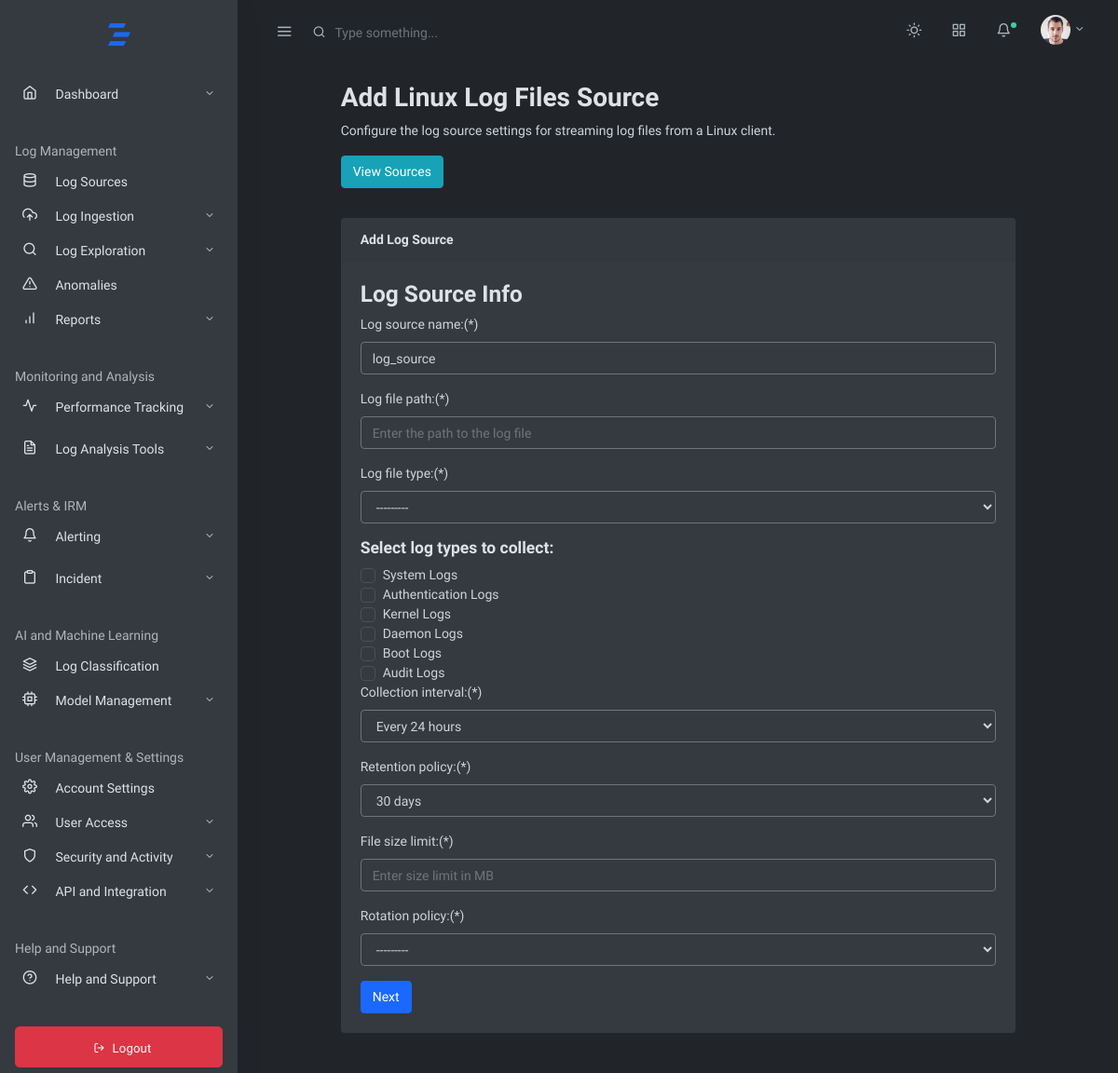
Page /home/linux/logfilestreams/ on the committed database.
### log_management_app/models.py (models this page shows, shortened)
class LinuxLogType(models.Model):
    LOG_TYPE_CHOICES = [
        ('system', 'System'),
        ('security', 'Security'),
        ('setup', 'Setup'),
        ('application', 'Application'),
    ]
    name = models.CharField(max_length=20, unique=True)

### log_management_app/views.py (the view)
# urls.py: path('home/linux/logfilestreams/',views.linuxlogfilestreams,name='linuxlogfilestreams'),
def linuxlogfilestreams(request):
    if request.method == 'POST':
        logfileform = LinuxFileLogSourceForm(request.POST)
        if logfileform.is_valid():
            log_source = logfileform.save(commit=False)
            log_source.save()
            logfileform.save_m2m()
            return redirect('lin_streamlogfiles')
    else:
        logfileform = LinuxFileLogSourceForm()
    all_log_types = LinuxLogType.objects.all()
    selected_log_type_ids = logfileform.instance.log_type.values_list('id', flat=True) if logfileform.instance.pk else []
    context = {
        'logfileform': logfileform,
        'selected_log_type_ids': selected_log_type_ids,
        'all_log_types': all_log_types
    }
    return render(request, 'baseapp/logingestion/systemlogs/linux/logfilestreamform.html', context)

### log_management_app/templates/baseapp/logingestion/systemlogs/linux/logfilestreamform.html (shortened to what this page needs)
{% extends 'mainhome.html' %}
{% block content %}
<div class="container-fluid">
    <div class="row justify-content-center">
        <div class="col-12 col-lg-10">
            <h2 class="page-title">Add Linux Log Files Source</h2>
            <p>Configure the log source settings for streaming log files from a Linux client.</p>
            <a href="{% url 'logsources' %}" class="btn mb-2 btn-info">View Sources</a>
            <div class="card my-4">
                <div class="card-header">
                    <strong>Add Log Source</strong>
                </div>
                <div class="card-body">
                    <form method="post" action="{% url 'linuxlogfilestreams' %}">
                        <div>
                            <h3>Log Source Info</h3>
                            <section>
                                <div class="form-group">
                                    {{ logfileform.log_source_name.label_tag }}(*)
                                    {{ logfileform.log_source_name }}
                                </div>
                                <div class="form-group">
                                    {{ logfileform.log_file_path.label_tag }}(*)
                                    {{ logfileform.log_file_path }}
                                </div>
                                <div class="form-group">
                                    {{ logfileform.log_file_type.label_tag }}(*)
                                    {{ logfileform.log_file_type }}
                                </div>
                                <h5>Select log types to collect:</h5>
                                {% for log_type in all_log_types %}
                                <div class="custom-control custom-checkbox">
                                    <label class="custom-control-label" for="customCheck{{ forloop.counter }}">
                                        {{ log_type.name }}
                                    </label>
                                </div>
                                {% endfor %}
                                <div class="form-group">
                                    {{ logfileform.collection_interval.label_tag }}(*)
                                    {{ logfileform.collection_interval }}
                                </div>
                                <div class="form-group">
                                    {{ logfileform.retention_policy.label_tag }}(*)
                                    {{ logfileform.retention_policy }}
                                </div>
                                <div class="form-group">
                                    {{ logfileform.file_size_limit.label_tag }}(*)
                                    {{ logfileform.file_size_limit }}
                                </div>
                                <div class="form-group">
                                    {{ logfileform.rotation_policy.label_tag }}(*)
                                    {{ logfileform.rotation_policy }}
                                </div>
                                <div>
                                    <button type="submit" class="btn btn-primary">Next</button>
                                </div>
                            </section>
                        </div>
                    </form>
                </div>
            </div>
        </div>
    </div>
</div>
{% endblock %}

### MainTemplates/mainhome.html (shortened to what this page needs)
<!doctype html>
<html lang="en">
  <head>
    <link rel="stylesheet" href="/static/css/simplebar.css">
    <link rel="stylesheet" href="/static/css/mystyles.css">
    <link rel="stylesheet" href="/static/css/feather.css">
    <link rel="stylesheet" href="/static/css/select2.css">
    <link rel="stylesheet" href="/static/css/dropzone.css">
    <link rel="stylesheet" href="/static/css/uppy.min.css">
    <link rel="stylesheet" href="/static/css/jquery.steps.css">
    <link rel="stylesheet" href="/static/css/jquery.timepicker.css">
    <link rel="stylesheet" href="/static/css/quill.snow.css">
    <link rel="stylesheet" href="/static/css/daterangepicker.css">
    <link rel="stylesheet" href="/static/css/app-light.css" id="lightTheme" disabled>
    <link rel="stylesheet" href="/static/css/app-dark.css" id="darkTheme">
  </head>
  <body class="vertical  dark  ">
    <div class="wrapper">
      <nav class="topnav navbar navbar-light">
        <button type="button" class="navbar-toggler text-muted mt-2 p-0 mr-3 collapseSidebar">
          <i class="fe fe-menu navbar-toggler-icon"></i>
        </button>
        <form class="form-inline mr-auto searchform text-muted">
          <input class="form-control mr-sm-2 bg-transparent border-0 pl-4 text-muted" type="search" placeholder="Type something..." aria-label="Search">
        </form>
        <ul class="nav">
          <li class="nav-item">
            <a class="nav-link text-muted my-2" href="#" id="modeSwitcher" data-mode="dark">
              <i class="fe fe-sun fe-16"></i>
            </a>
          </li>
          <li class="nav-item">
            <a class="nav-link text-muted my-2" href="./#" data-toggle="modal" data-target=".modal-shortcut">
              <span class="fe fe-grid fe-16"></span>
            </a>
          </li>
          <li class="nav-item nav-notif">
            <a class="nav-link text-muted my-2" href="./#" data-toggle="modal" data-target=".modal-notif">
              <span class="fe fe-bell fe-16"></span>
              <span class="dot dot-md bg-success"></span>
            </a>
          </li>
          <li class="nav-item dropdown">
            <a class="nav-link dropdown-toggle text-muted pr-0" href="#" id="navbarDropdownMenuLink" role="button" data-toggle="dropdown" aria-haspopup="true" aria-expanded="false">
              <span class="avatar avatar-sm mt-2">
                <img src="/static/assets/avatars/face-1.jpg" alt="..." class="avatar-img rounded-circle">
              </span>
            </a>
          </li>
        </ul>
      </nav>
      <aside class="sidebar-left border-right bg-white shadow" id="leftSidebar" data-simplebar>
        <nav class="vertnav navbar navbar-light">
          <div class="w-100 mb-4 d-flex">
            <a class="navbar-brand mx-auto mt-2 flex-fill text-center" href="{%url 'home'%}">
            </a>
          </div>
          <ul class="navbar-nav flex-fill w-100 mb-2">
            <li class="nav-item dropdown">
              <a href="#dashboard" data-toggle="collapse" aria-expanded="false" class="dropdown-toggle nav-link">
                <i class="fe fe-home fe-16"></i>
                <span class="ml-3 item-text">Dashboard</span><span class="sr-only">(current)</span>
              </a>
            </li>
          </ul>
          <p class="text-muted nav-heading mt-4 mb-1">
            <span>Log Management</span>
          </p>
          <ul class="navbar-nav flex-fill w-100 mb-2">
            <li class="nav-item w-100">
              <a class="nav-link" href="{% url 'logsources' %}">
                <i class="fe fe-database fe-16"></i>
                <span class="ml-3 item-text">Log Sources</span>
              </a>
            </li>
            <li class="nav-item dropdown">
              <a href="#logIngestionDropdown" data-toggle="collapse" aria-expanded="false" class="dropdown-toggle nav-link">
                <i class="fe fe-upload-cloud fe-16"></i>
                <span class="ml-3 item-text">Log Ingestion</span>
              </a>
            </li>
            <li class="nav-item dropdown">
              <a href="#logExplorationDropdown" data-toggle="collapse" aria-expanded="false" class="dropdown-toggle nav-link">
                <i class="fe fe-search fe-16"></i>
                <span class="ml-3 item-text">Log Exploration</span>
              </a>
            </li>
            <li class="nav-item w-100">
              <a class="nav-link" href="{% url 'anomaliespage' %}">
                <i class="fe fe-alert-triangle fe-16"></i>
                <span class="ml-3 item-text">Anomalies</span>
              </a>
            </li>
            <li class="nav-item dropdown">
              <a href="#reportsDropdown" data-toggle="collapse" aria-expanded="false" class="dropdown-toggle nav-link">
                <i class="fe fe-bar-chart fe-16"></i>
                <span class="ml-3 item-text">Reports</span>
              </a>
            </li>
          </ul>
          <p class="text-muted nav-heading mt-4 mb-1">
            <span>Monitoring and Analysis</span>
          </p>
          <ul class="navbar-nav flex-fill w-100 mb-2">
            <li class="nav-item dropdown w-100">
              <a href="#performanceMonitoringDropdown" data-toggle="collapse" aria-expanded="false" class="dropdown-toggle nav-link">
                <i class="fe fe-activity fe-16"></i>
                <span class="ml-3 item-text">Performance Tracking</span>
              </a>
            </li>
          </ul>
          <ul class="navbar-nav flex-fill w-100 mb-2">
            <li class="nav-item dropdown w-100">
              <a href="#logAnalysisToolsDropdown" data-toggle="collapse" aria-expanded="false" class="dropdown-toggle nav-link">
                <i class="fe fe-file-text fe-16"></i>
                <span class="ml-3 item-text">Log Analysis Tools</span>
              </a>
            </li>
          </ul>
          <p class="text-muted nav-heading mt-4 mb-1">
            <span>Alerts & IRM</span>
          </p>
          <ul class="navbar-nav flex-fill w-100 mb-2">
            <li class="nav-item dropdown w-100">
              <a href="#alertingDropdown" data-toggle="collapse" aria-expanded="false" class="dropdown-toggle nav-link">
                <i class="fe fe-bell fe-16"></i>
                <span class="ml-3 item-text">Alerting</span>
              </a>
            </li>
          </ul>
          <ul class="navbar-nav flex-fill w-100 mb-2">
            <li class="nav-item dropdown w-100">
              <a href="#incidentDropdown" data-toggle="collapse" aria-expanded="false" class="dropdown-toggle nav-link">
                <i class="fe fe-clipboard fe-16"></i>
                <span class="ml-3 item-text">Incident</span>
              </a>
            </li>
          </ul>
          <p class="text-muted nav-heading mt-4 mb-1">
            <span>AI and Machine Learning</span>
          </p>
          <ul class="navbar-nav flex-fill w-100 mb-2">
            <li class="nav-item w-100">
              <a class="nav-link" href="">
                <i class="fe fe-layers fe-16"></i>
                <span class="ml-3 item-text">Log Classification</span>
              </a>
            </li>
            <li class="nav-item dropdown">
              <a href="#modelManagementDropdown" data-toggle="collapse" aria-expanded="false" class="dropdown-toggle nav-link">
                <i class="fe fe-cpu fe-16"></i>
                <span class="ml-3 item-text">Model Management</span>
              </a>
            </li>
          </ul>
          <p class="text-muted nav-heading mt-4 mb-1">
            <span>User Management & Settings</span>
          </p>
          <ul class="navbar-nav flex-fill w-100 mb-2">
            <li class="nav-item w-100">
              <a class="nav-link" href="{% url 'accountsettings' %}">
                <i class="fe fe-settings fe-16"></i>
                <span class="ml-3 item-text">Account Settings</span>
              </a>
            </li>
            <li class="nav-item dropdown">
              <a href="#userAccessManagementDropdown" data-toggle="collapse" aria-expanded="false" class="dropdown-toggle nav-link">
                <i class="fe fe-users fe-16"></i>
                <span class="ml-3 item-text">User Access</span>
              </a>
            </li>
            <li class="nav-item dropdown">
              <a href="#securityActivityDropdown" data-toggle="collapse" aria-expanded="false" class="dropdown-toggle nav-link">
                <i class="fe fe-shield fe-16"></i>
                <span class="ml-3 item-text">Security and Activity</span>
              </a>
            </li>
            <li class="nav-item dropdown">
              <a href="#apiIntegrationDropdown" data-toggle="collapse" aria-expanded="false" class="dropdown-toggle nav-link">
                <i class="fe fe-code fe-16"></i>
                <span class="ml-3 item-text">API and Integration</span>
              </a>
            </li>
          </ul>
          <p class="text-muted nav-heading mt-4 mb-1">
            <span>Help and Support</span>
          </p>
          <ul class="navbar-nav flex-fill w-100 mb-2">
            <li class="nav-item dropdown">
              <a href="#help" data-toggle="collapse" aria-expanded="false" class="dropdown-toggle nav-link">
                <i class="fe fe-help-circle fe-16"></i>
                <span class="ml-3 item-text">Help and Support</span>
              </a>
            </li>
          </ul>
          <div class="btn-box w-100 mt-4 mb-1">
            <a href="{%url 'logout'%}" target="_blank" class="btn mb-2 btn-danger btn-lg btn-block">
              <i class="fe fe-log-out fe-12 mx-2"></i><span class="small">Logout</span>
            </a>
          </div>
        </nav>
      </aside>
      <main role="main" class="main-content">
        {%block content%}
        {%endblock%}
      </main>
    </div>
  </body>
</html>

### rows in the picture
LinuxLogType: name "System Logs"
LinuxLogType: name "Authentication Logs"
LinuxLogType: name "Kernel Logs"
LinuxLogType: name "Daemon Logs"
LinuxLogType: name "Boot Logs"
LinuxLogType: name "Audit Logs"

### other values in the picture
{{ logfileform.log_source_name.label_tag }} "Log source name:"
{{ logfileform.log_file_path.label_tag }} "Log file path:"
{{ logfileform.log_file_type.label_tag }} "Log file type:"
{{ logfileform.collection_interval.label_tag }} "Collection interval:"
{{ logfileform.retention_policy.label_tag }} "Retention policy:"
{{ logfileform.file_size_limit.label_tag }} "File size limit:"
{{ logfileform.rotation_policy.label_tag }} "Rotation policy:"
